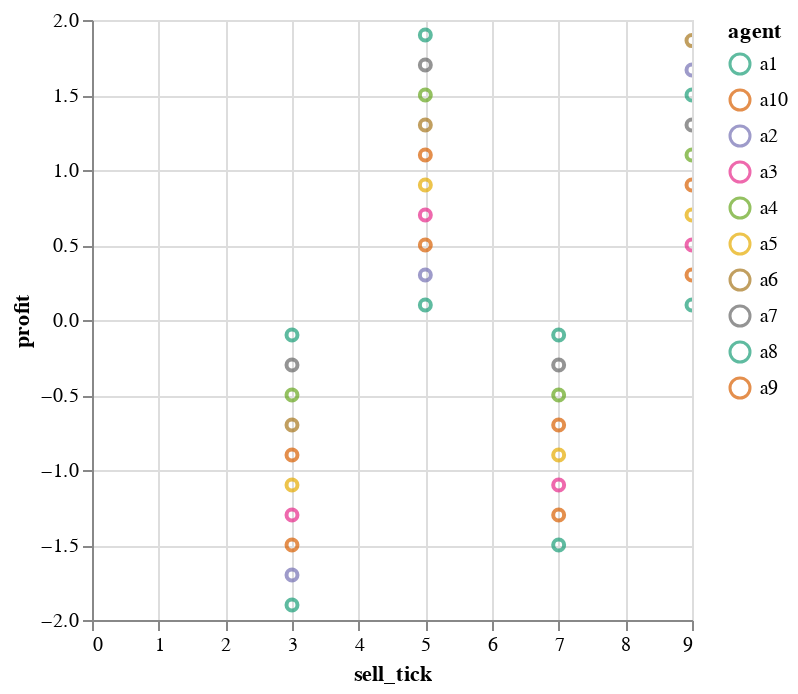

The code cell stored with this chart in its notebook:
### Code cell
analysis.plot_trades(routes)

### Figure 1 — Vega-Lite specification as saved in the notebook (floating-point values rounded to 4 significant figures)
{"config": {"view": {"continuousWidth": 300, "continuousHeight": 300}}, "data": {"name": "data-b6d2a091fe194b642521794c592ccbc4"}, "mark": {"type": "point"}, "encoding": {"color": {"field": "agent", "scale": {"scheme": "dark2"}, "type": "nominal"}, "x": {"field": "sell_tick", "type": "quantitative"}, "y": {"field": "profit", "type": "quantitative"}}, "params": [{"name": "param_5", "select": {"type": "interval", "encodings": ["x", "y"]}, "bind": "scales"}], "$schema": "https://vega.github.io/schema/vega-lite/v5.8.0.json", "datasets": {"data-b6d2a091fe194b642521794c592ccbc4": [{"agent": "a9", "amt": 1, "buy_cost": 100.5, "src": "m2", "buy_tick": 2, "sell_cost": -99.55, "dst": "m3", "sell_tick": 3, "profit": -0.9, "buy_price": 100.5, "sell_price": 99.55}, {"agent": "a9", "amt": 1, "buy_cost": 99.45, "src": "m3", "buy_tick": 4, "sell_cost": -100.6, "dst": "m2", "sell_tick": 5, "profit": 1.1, "buy_price": 99.45, "sell_price": 100.6}, {"agent": "a9", "amt": 1, "buy_cost": 100.4, "src": "m2", "buy_tick": 6, "sell_cost": -99.65, "dst": "m3", "sell_tick": 7, "profit": -0.7, "buy_price": 100.4, "sell_price": 99.65}, {"agent": "a9", "amt": 1, "buy_cost": 99.55, "src": "m3", "buy_tick": 8, "sell_cost": -100.5, "dst": "m2", "sell_tick": 9, "profit": 0.9, "buy_price": 99.55, "sell_price": 100.5}, {"agent": "a3", "amt": 1, "buy_cost": 100.7, "src": "m2", "buy_tick": 2, "sell_cost": -99.35, "dst": "m3", "sell_tick": 3, "profit": -1.3, "buy_price": 100.7, "sell_price": 99.35}, {"agent": "a3", "amt": 1, "buy_cost": 99.65, "src": "m3", "buy_tick": 4, "sell_cost": -100.4, "dst": "m2", "sell_tick": 5, "profit": 0.7, "buy_price": 99.65, "sell_price": 100.4}, {"agent": "a3", "amt": 1, "buy_cost": 100.6, "src": "m2", "buy_tick": 6, "sell_cost": -99.45, "dst": "m3", "sell_tick": 7, "profit": -1.1, "buy_price": 100.6, "sell_price": 99.45}, {"agent": "a3", "amt": 1, "buy_cost": 99.75, "src": "m3", "buy_tick": 8, "sell_cost": -100.3, "dst": "m2", "sell_tick": 9, "profit": 0.5, "buy_price": 99.75, "sell_price": 100.3}, {"agent": "a8", "amt": 1, "buy_cost": 100.1, "src": "m2", "buy_tick": 2, "sell_cost": -99.95, "dst": "m3", "sell_tick": 3, "profit": -0.1, "buy_price": 100.1, "sell_price": 99.95}, {"agent": "a8", "amt": 1, "buy_cost": 99.06, "src": "m3", "buy_tick": 4, "sell_cost": -101.0, "dst": "m2", "sell_tick": 5, "profit": 1.9, "buy_price": 99.06, "sell_price": 101.0}, {"agent": "a8", "amt": 1, "buy_cost": 100.1, "src": "m2", "buy_tick": 6, "sell_cost": -99.95, "dst": "m3", "sell_tick": 7, "profit": -0.1, "buy_price": 100.1, "sell_price": 99.95}, {"agent": "a8", "amt": 1, "buy_cost": 99.26, "src": "m3", "buy_tick": 8, "sell_cost": -100.8, "dst": "m2", "sell_tick": 9, "profit": 1.5, "buy_price": 99.26, "sell_price": 100.8}, {"agent": "a4", "amt": 1, "buy_cost": 100.3, "src": "m2", "buy_tick": 2, "sell_cost": -99.75, "dst": "m3", "sell_tick": 3, "profit": -0.5, "buy_price": 100.3, "sell_price": 99.75}, {"agent": "a4", "amt": 1, "buy_cost": 99.26, "src": "m3", "buy_tick": 4, "sell_cost": -100.8, "dst": "m2", "sell_tick": 5, "profit": 1.5, "buy_price": 99.26, "sell_price": 100.8}, {"agent": "a4", "amt": 1, "buy_cost": 100.3, "src": "m2", "buy_tick": 6, "sell_cost": -99.75, "dst": "m3", "sell_tick": 7, "profit": -0.5, "buy_price": 100.3, "sell_price": 99.75}, {"agent": "a4", "amt": 1, "buy_cost": 99.45, "src": "m3", "buy_tick": 8, "sell_cost": -100.6, "dst": "m2", "sell_tick": 9, "profit": 1.1, "buy_price": 99.45, "sell_price": 100.6}, {"agent": "a5", "amt": 1, "buy_cost": 100.6, "src": "m2", "buy_tick": 2, "sell_cost": -99.45, "dst": "m3", "sell_tick": 3, "profit": -1.1, "buy_price": 100.6, "sell_price": 99.45}, {"agent": "a5", "amt": 1, "buy_cost": 99.55, "src": "m3", "buy_tick": 4, "sell_cost": -100.5, "dst": "m2", "sell_tick": 5, "profit": 0.9, "buy_price": 99.55, "sell_price": 100.5}, {"agent": "a5", "amt": 1, "buy_cost": 100.5, "src": "m2", "buy_tick": 6, "sell_cost": -99.55, "dst": "m3", "sell_tick": 7, "profit": -0.9, "buy_price": 100.5, "sell_price": 99.55}, {"agent": "a5", "amt": 1, "buy_cost": 99.65, "src": "m3", "buy_tick": 8, "sell_cost": -100.4, "dst": "m2", "sell_tick": 9, "profit": 0.7, "buy_price": 99.65, "sell_price": 100.4}, {"agent": "a2", "amt": 1, "buy_cost": 100.9, "src": "m2", "buy_tick": 2, "sell_cost": -99.16, "dst": "m3", "sell_tick": 3, "profit": -1.7, "buy_price": 100.9, "sell_price": 99.16}, {"agent": "a2", "amt": 1, "buy_cost": 99.85, "src": "m3", "buy_tick": 4, "sell_cost": -100.2, "dst": "m2", "sell_tick": 5, "profit": 0.3, "buy_price": 99.85, "sell_price": 100.2}, {"agent": "a2", "amt": 1, "buy_cost": 98.18, "src": "ra", "buy_tick": 8, "sell_cost": -99.85, "dst": "m3", "sell_tick": 9, "profit": 1.667, "buy_price": 98.18, "sell_price": 99.85}, {"agent": "a6", "amt": 1, "buy_cost": 100.4, "src": "m2", "buy_tick": 2, "sell_cost": -99.65, "dst": "m3", "sell_tick": 3, "profit": -0.7, "buy_price": 100.4, "sell_price": 99.65}, {"agent": "a6", "amt": 1, "buy_cost": 99.35, "src": "m3", "buy_tick": 4, "sell_cost": -100.7, "dst": "m2", "sell_tick": 5, "profit": 1.3, "buy_price": 99.35, "sell_price": 100.7}, {"agent": "a6", "amt": 1, "buy_cost": 98.09, "src": "ra", "buy_tick": 8, "sell_cost": -99.95, "dst": "m3", "sell_tick": 9, "profit": 1.863, "buy_price": 98.09, "sell_price": 99.95}, {"agent": "a7", "amt": 1, "buy_cost": 100.2, "src": "m2", "buy_tick": 2, "sell_cost": -99.85, "dst": "m3", "sell_tick": 3, "profit": -0.3, "buy_price": 100.2, "sell_price": 99.85}, {"agent": "a7", "amt": 1, "buy_cost": 99.16, "src": "m3", "buy_tick": 4, "sell_cost": -100.9, "dst": "m2", "sell_tick": 5, "profit": 1.7, "buy_price": 99.16, "sell_price": 100.9}, {"agent": "a7", "amt": 1, "buy_cost": 100.2, "src": "m2", "buy_tick": 6, "sell_cost": -99.85, "dst": "m3", "sell_tick": 7, "profit": -0.3, "buy_price": 100.2, "sell_price": 99.85}, {"agent": "a7", "amt": 1, "buy_cost": 99.35, "src": "m3", "buy_tick": 8, "sell_cost": -100.7, "dst": "m2", "sell_tick": 9, "profit": 1.3, "buy_price": 99.35, "sell_price": 100.7}, {"agent": "a1", "amt": 1, "buy_cost": 101.0, "src": "m2", "buy_tick": 2, "sell_cost": -99.06, "dst": "m3", "sell_tick": 3, "profit": -1.9, "buy_price": 101.0, "sell_price": 99.06}, {"agent": "a1", "amt": 1, "buy_cost": 99.95, "src": "m3", "buy_tick": 4, "sell_cost": -100.1, "dst": "m2", "sell_tick": 5, "profit": 0.1, "buy_price": 99.95, "sell_price": 100.1}, {"agent": "a1", "amt": 1, "buy_cost": 100.8, "src": "m2", "buy_tick": 6, "sell_cost": -99.26, "dst": "m3", "sell_tick": 7, "profit": -1.5, "buy_price": 100.8, "sell_price": 99.26}, {"agent": "a1", "amt": 1, "buy_cost": 99.95, "src": "m3", "buy_tick": 8, "sell_cost": -100.1, "dst": "m2", "sell_tick": 9, "profit": 0.1, "buy_price": 99.95, "sell_price": 100.1}, {"agent": "a10", "amt": 1, "buy_cost": 100.8, "src": "m2", "buy_tick": 2, "sell_cost": -99.26, "dst": "m3", "sell_tick": 3, "profit": -1.5, "buy_price": 100.8, "sell_price": 99.26}, {"agent": "a10", "amt": 1, "buy_cost": 99.75, "src": "m3", "buy_tick": 4, "sell_cost": -100.3, "dst": "m2", "sell_tick": 5, "profit": 0.5, "buy_price": 99.75, "sell_price": 100.3}, {"agent": "a10", "amt": 1, "buy_cost": 100.7, "src": "m2", "buy_tick": 6, "sell_cost": -99.35, "dst": "m3", "sell_tick": 7, "profit": -1.3, "buy_price": 100.7, "sell_price": 99.35}, {"agent": "a10", "amt": 1, "buy_cost": 99.85, "src": "m3", "buy_tick": 8, "sell_cost": -100.2, "dst": "m2", "sell_tick": 9, "profit": 0.3, "buy_price": 99.85, "sell_price": 100.2}]}}
